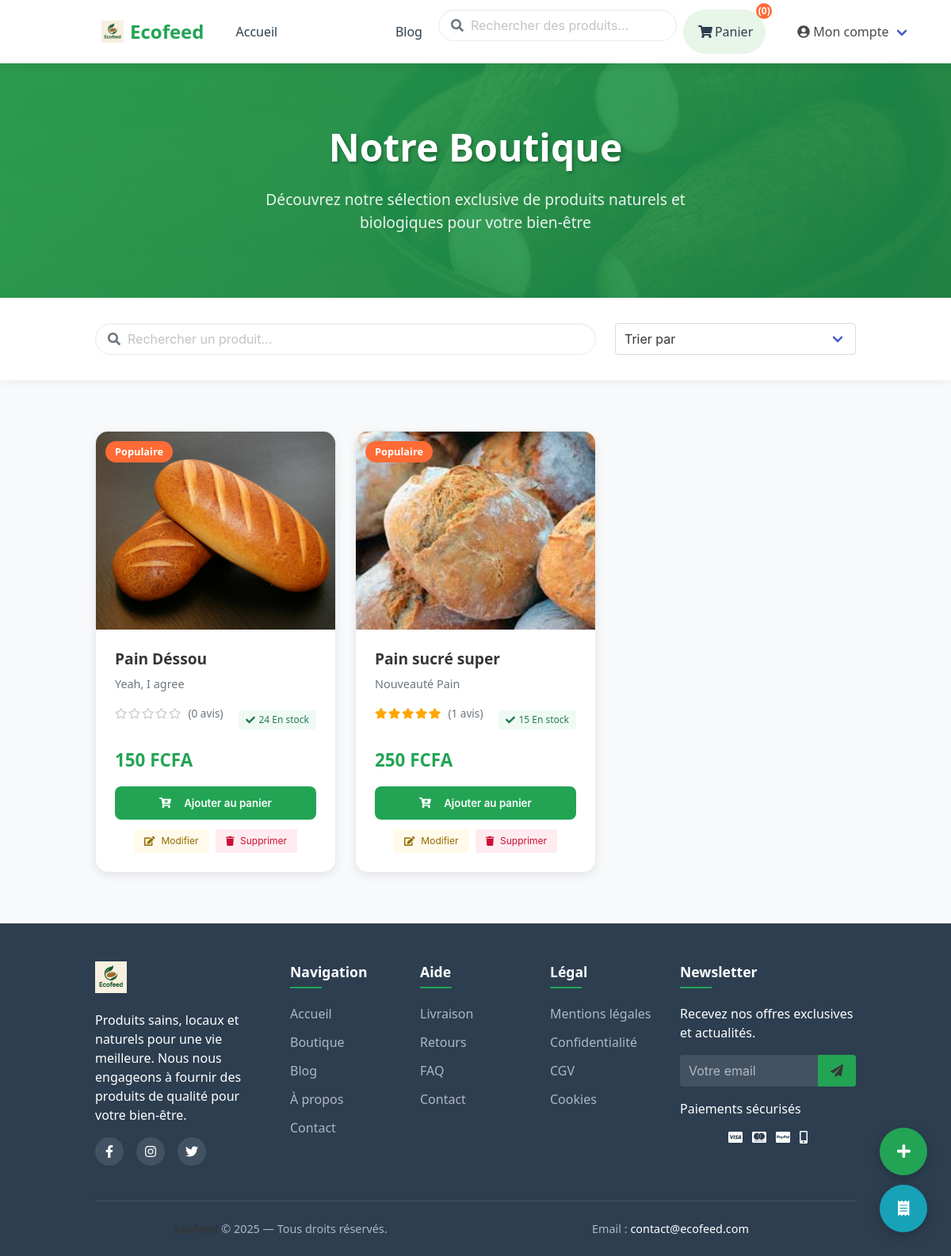
The app's page /products/ (signed in) with its own data.
### products/models.py (models this page shows, shortened)
class Product(models.Model):
    name = models.CharField(max_length=255)
    added_by = models.ForeignKey(User, on_delete=models.CASCADE, related_name='products')
    description = models.TextField()
    price = models.DecimalField(max_digits=10, decimal_places=0)
    available = models.PositiveIntegerField(default=0)
    currency = models.CharField(max_length=100, default="FCFA")
    image = models.ImageField(upload_to='products/')
    created_at = models.DateTimeField(auto_now_add=True)
    def average_rating(self):
        ratings = self.ratings.all()
        if ratings:
            return round(sum(r.rating for r in ratings) / len(ratings), 1)
        return 0
    def rating_count(self):
        return self.ratings.count()

### products/views.py (the view)
# urls.py: path('',include('products.urls'))
def products(request):
    cart = request.session.get('cart', {})
    cart_product_ids = list(cart.keys())
    search_query = request.GET.get('search', '')
    sort_by = request.GET.get('sort', '')
    products_list = Product.objects.all()
    if search_query:
        products_list = products_list.filter(
            Q(name__icontains=search_query) |
            Q(description__icontains=search_query)
        )
    if sort_by == 'name':
        products_list = products_list.order_by('name')
    elif sort_by == 'price_asc':
        products_list = products_list.order_by('price')
    elif sort_by == 'price_desc':
        products_list = products_list.order_by('-price')
    elif sort_by == 'newest':
        products_list = products_list.order_by('-created_at')
    else:
        products_list = products_list.order_by('-created_at')
    paginator = Paginator(products_list, 9)
    page = request.GET.get('page')
    try:
        products_page = paginator.page(page)
    except PageNotAnInteger:
        products_page = paginator.page(1)
    except EmptyPage:
        products_page = paginator.page(paginator.num_pages)
    context = {
        'products': products_page,
        'is_admin': True,
        'cart_product_ids': cart_product_ids,
        'search_query': search_query,  # Pass search back to template
        'sort_by': sort_by,            # Pass sort back to template
    }
    return render(request, "products/produits.html", context)

### products/templates/products/produits.html (shortened to what this page needs)
{% extends 'base.html' %}
{% load static %}
{% block content %}
<section class="products-hero">
  <div class="container">
    <h1 class="hero-title">Notre Boutique</h1>
    <p class="hero-subtitle">
      Découvrez notre sélection exclusive de produits naturels et biologiques pour votre bien-être
    </p>
  </div>
</section>
<section class="filter-section">
  <div class="container">
    <div class="columns is-vcentered">
      <div class="column is-8">
        <div class="search-box">
          <span class="search-icon">
            <i class="fas fa-search"></i>
          </span>
          <input class="input search-input" type="text" id="searchInput"
                 placeholder="Rechercher un produit..."
                 value="{{ search_query|default:'' }}">
        </div>
      </div>
      <div class="column is-4">
        <div class="field">
          <div class="select is-fullwidth">
            <select id="sortSelect">
              <option value="">Trier par</option>
            </select>
          </div>
        </div>
      </div>
    </div>
  </div>
</section>
<section class="products-grid">
  <div class="container">
    <div class="columns is-multiline" id="productGrid">
      {% for product in products %}
      <div class="column is-4 product-item"
           data-name="{{ product.name|lower }}"
           data-description="{{ product.description|lower }}"
           data-price="{{ product.price }}"
           data-available="{{ product.available }}"
           data-date="{{ product.created_at|date:'Y-m-d' }}">
        <div class="product-card">
          <div class="product-image">
            <img src="{{ product.image.url }}" alt="{{ product.name }}">
            {% if forloop.counter <= 3 %}
            <div class="product-badge">Populaire</div>
            {% endif %}
          </div>
          <div class="product-info">
            <h3 class="product-name">
              <a href="{% url 'product_detail' product.id %}" class="has-text-dark">
              {{ product.name }}
             </a>
            </h3>
            <p class="product-description">{{ product.description }}</p>
            <div class="product-meta">
              <div class="product-meta">
                <div class="rating-display">
                  <div class="star-rating">
                    {% with avg_rating=product.average_rating %}
                      {% if avg_rating > 0 %}
                        {% for i in "12345" %}
                          {% if forloop.counter <= avg_rating %}
                            <i class="fas fa-star" style="color: orange;"></i>
                          {% elif forloop.counter|add:"-0.5" <= avg_rating %}
                            <i class="fas fa-star-half-alt" style="color: orange;"></i>
                          {% else %}
                            <i class="far fa-star" style="color: orange;"></i>
                          {% endif %}
                        {% endfor %}
                      {% else %}
                        {% for i in "12345" %}
                          <i class="far fa-star" style="color: #ccc;"></i>
                        {% endfor %}
                      {% endif %}
                      <span class="rating-text ml-2">({{ product.rating_count }} avis)</span>
                    {% endwith %}
                  </div>
                </div>
              </div>
              <div class="stock-badges">
                {% if product.available > 10 %}
                  <span class="tag is-success is-light">
                    <i class="fas fa-check mr-1"></i>
                    {{ product.available }} En stock
                  </span>
                {% elif product.available > 0 %}
                  <span class="tag is-warning is-light">
                    <i class="fas fa-exclamation-triangle mr-1"></i>
                    {{ product.available }} Restant{{ product.available|pluralize:"s" }}
                  </span>
                {% else %}
                  <span class="tag is-danger is-light">
                    <i class="fas fa-times mr-1"></i>
                    Rupture
                  </span>
                {% endif %}
              </div>
            </div>
            <p class="product-price">{{ product.price }} {{ product.currency }}</p>
            <div class="cart-section">
              {% if product.id|stringformat:"s" in cart_product_ids %}
                <div class="in-cart-indicator">
                  <i class="fas fa-check-circle mr-2"></i>Dans le panier
                </div>
                <button class="cart-btn remove-from-cart" data-product-id="{{ product.id }}">
                  <i class="fas fa-trash mr-2"></i>Retirer du panier
                </button>
              {% else %}
                <button class="cart-btn add-to-cart" data-product-id="{{ product.id }}">
                  <i class="fas fa-cart-plus mr-2"></i>Ajouter au panier
                </button>
              {% endif %}
            </div>
            {% if user.is_authenticated and is_admin %}
            <div class="buttons are-small is-justify-content-center mt-3">
              <button class="button is-warning is-light edit-product"
                      data-id="{{ product.id }}"
                      data-name="{{ product.name }}"
                      data-description="{{ product.description }}"
                      data-price="{{ product.price }}"
                      data-available="{{ product.available }}"
                      data-image="{{ product.image.url }}">
                <i class="fas fa-edit mr-2"></i>Modifier
              </button>
              <button class="button is-danger is-light delete-product" data-id="{{ product.id }}">
                <i class="fas fa-trash mr-2"></i>Supprimer
              </button>
            </div>
            {% endif %}
          </div>
        </div>
      </div>
{% endfor %}
    </div>
  </div>
</section>
{% if user.is_authenticated and is_admin %}
<div class="floating-actions">
  <button class="floating-btn primary" onclick="openModal()" title="Ajouter un produit">
    <i class="fas fa-plus"></i>
  </button>
  <a href="{% url 'payment_history' %}" class="floating-btn info" title="Historique des paiements">
    <i class="fas fa-receipt"></i>
  </a>
</div>
{% endif %}
{% endblock %}

### templates/base.html (style rules this page uses)
:root { --primary: #23a455; --primary-dark: #1e8c4a; --primary-light: #e8f5e9; --accent: #ff6b35; --dark: #2c3e50; --light: #f8f9fa; --gray: #6c757d; --border: #e9ecef; --shadow: 0 4px 12px rgba(0, 0, 0, 0.08); }
body { font-family: 'Segoe UI', Roboto, 'Helvetica Neue', Arial, sans-serif; background-color: var(--light); color: var(--dark); padding-top: 70px; }
.search-box { position: relative; }
.search-input { border-radius: 50px; padding-left: 2.5rem; border: 1px solid var(--border); transition: all 0.3s ease; }
.search-icon { position: absolute; left: 1rem; top: 50%; transform: translateY(-50%); color: var(--gray); z-index: 5; }

### records on screen
Product: image (picture), name "Pain Déssou", description "Yeah, I agree", rating_count "0", available "24", price "150", currency "FCFA"
Product: image (picture), name "Pain sucré super", description "Nouveauté Pain", rating_count "1", available "15", price "250", currency "FCFA"

### other values on screen
{{ request.session.cart|length|default:"0" }} "0"
